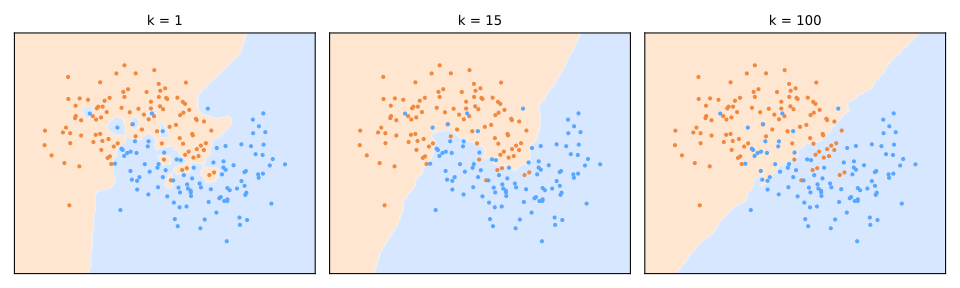

Write the Python code that produced this figure.
import matplotlib.pyplot as plt
import numpy as np
from io import StringIO
from matplotlib.colors import ListedColormap
from sklearn.datasets import make_moons
from sklearn.neighbors import KNeighborsClassifier

X, y = make_moons(n_samples=200, noise=0.3, random_state=0)

xx, yy = np.meshgrid(np.linspace(X[:, 0].min() - .5, X[:, 0].max() + .5, 200),
                     np.linspace(X[:, 1].min() - .5, X[:, 1].max() + .5, 200))
grid = np.c_[xx.ravel(), yy.ravel()]

cmap_bg = ListedColormap(['#ffe3cc', '#d3e5ff'])

fig, axes = plt.subplots(1, 3, figsize=(10, 3))
for ax, k in zip(axes, [1, 15, 100]):
    clf = KNeighborsClassifier(n_neighbors=k).fit(X, y)
    Z = clf.predict(grid).reshape(xx.shape)
    ax.contourf(xx, yy, Z, cmap=cmap_bg, alpha=0.9)
    ax.scatter(X[y == 0, 0], X[y == 0, 1], c='#f0883e', s=10, edgecolors='none')
    ax.scatter(X[y == 1, 0], X[y == 1, 1], c='#58a6ff', s=10, edgecolors='none')
    ax.set_title(f'k = {k}', fontsize=10)
    ax.set_xticks([])
    ax.set_yticks([])

plt.tight_layout()

buffer = StringIO()
plt.savefig(buffer, format="svg", transparent=True)
print(buffer.getvalue())

plt.close()
